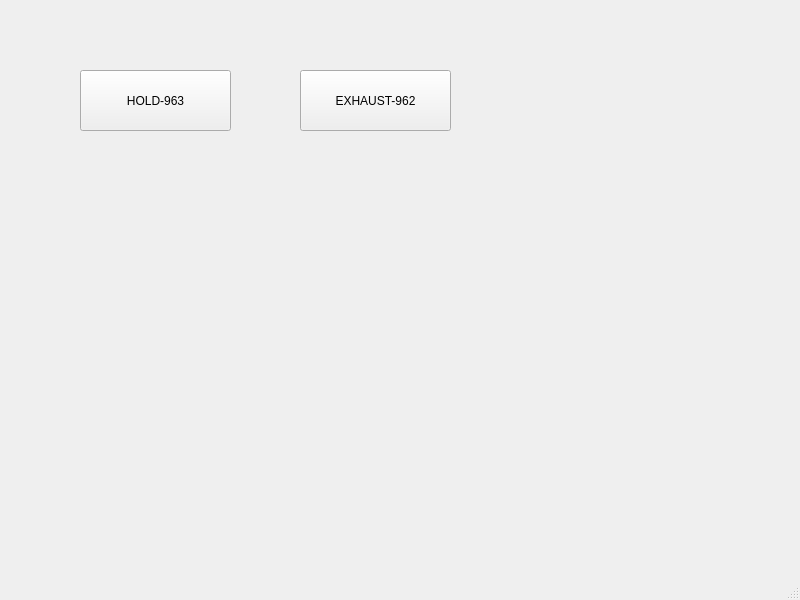
<?xml version="1.0" encoding="UTF-8"?>
<ui version="4.0">
 <class>MainWindow</class>
 <widget class="QMainWindow" name="MainWindow">
  <property name="geometry">
   <rect>
    <x>0</x>
    <y>0</y>
    <width>800</width>
    <height>600</height>
   </rect>
  </property>
  <property name="windowTitle">
   <string>MainWindow</string>
  </property>
  <widget class="QWidget" name="centralwidget">
   <widget class="QPushButton" name="pushButton">
    <property name="geometry">
     <rect>
      <x>80</x>
      <y>70</y>
      <width>151</width>
      <height>61</height>
     </rect>
    </property>
    <property name="text">
     <string>HOLD-963</string>
    </property>
   </widget>
   <widget class="QPushButton" name="pushButton_2">
    <property name="geometry">
     <rect>
      <x>300</x>
      <y>70</y>
      <width>151</width>
      <height>61</height>
     </rect>
    </property>
    <property name="text">
     <string>EXHAUST-962</string>
    </property>
   </widget>
  </widget>
  <widget class="QMenuBar" name="menubar">
   <property name="geometry">
    <rect>
     <x>0</x>
     <y>0</y>
     <width>800</width>
     <height>22</height>
    </rect>
   </property>
  </widget>
  <widget class="QStatusBar" name="statusbar"/>
 </widget>
 <resources/>
 <connections/>
</ui>
